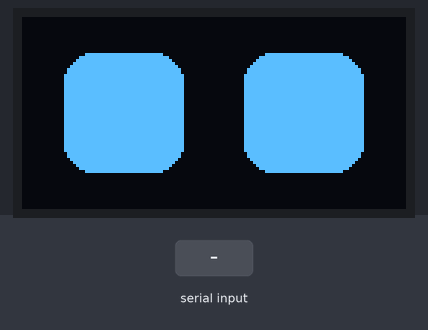
This sketch was run on a simulated ESP32-S3. Shown: 128×64 one-colour display. The test bench sets the inputs (shaded band). I2S audio is not simulated (input reads silence); random numbers use the default seed unless the sketch sets one; what the sketch prints to the serial monitor is not drawn.

Above: at 3.6 s.
3.7 s: "happy\n" received over Serial
At 5.1 s:
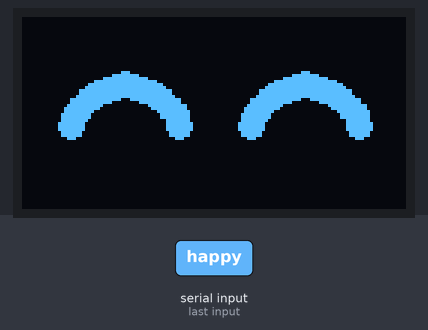
5.5 s: "confused\n" received over Serial
At 7.0 s:
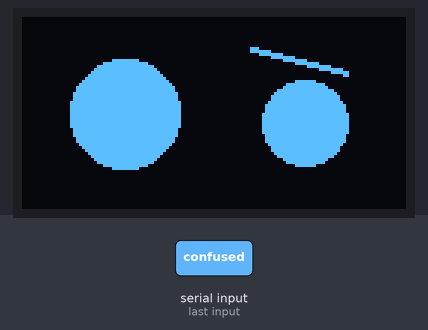
7.3 s: "thinking\n" received over Serial
At 8.0 s:
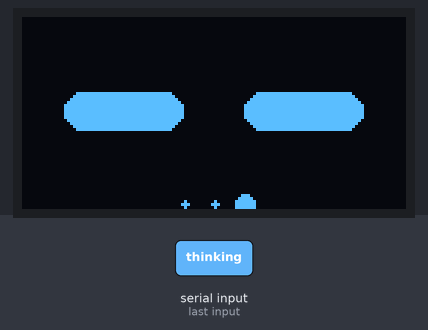
9.9 s: "angry\n" received over Serial
At 11.2 s:
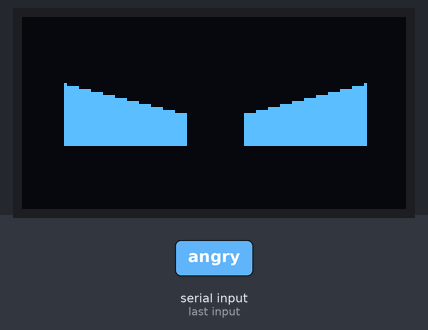
11.7 s: "listening\n" received over Serial
At 12.37 s:
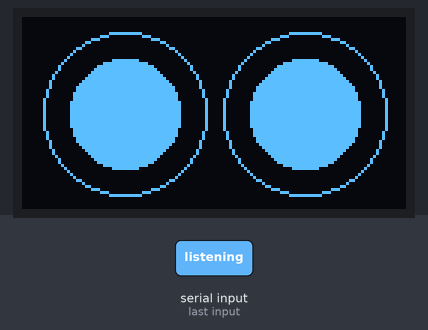
14.5 s: "surprised\n" received over Serial
At 15.5 s:
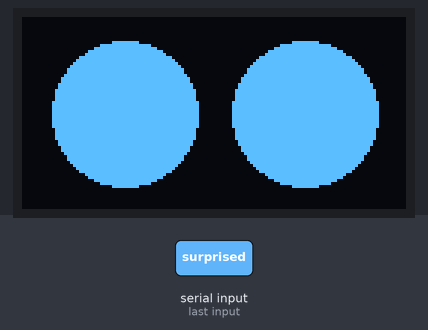
Timing chart, 0 to 17.3 s (numbered marks = the images above; inputs shaded):
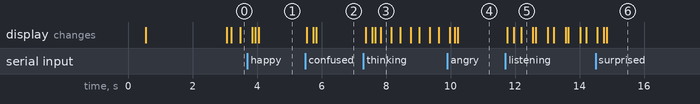

The sketch:

robot_eyes2_estados_mic.ino
```cpp
/*
  Ojos de robot - ESP32-S3 + OLED SSD1306 + Micrófono INMP441 (I2S)
  ---------------------------------------------------------------
  ETAPA 4: Integración micrófono + OLED con VAD simple (umbral RMS)

  Conexiones ESP32-S3-N8R2:
    OLED (I2C):  SDA -> GPIO8,  SCL -> GPIO9
    INMP441 (I2S): WS -> GPIO4, SCK -> GPIO5, SD -> GPIO6, VDD -> 3V3, GND -> GND, L/R -> GND

  Librerías necesarias:
    - Adafruit GFX
    - Adafruit SSD1306

  Comportamiento:
    - Micrófono lee I2S continuamente y calcula RMS (nivel de audio)
    - RMS > UMBRAL_VOZ  -> setExpression(STATE_LISTENING)  (ojos con anillo pulsante)
    - RMS < UMBRAL_SILENCIO por TIEMPO_SILENCIO_MS -> setExpression(STATE_IDLE)
    - Serial sigue aceptando comandos en inglés (idle, happy, thinking, etc.) para prueba manual
*/

#include <Wire.h>
#include <Adafruit_GFX.h>
#include <Adafruit_SSD1306.h>
#include <driver/i2s.h>

// ============================================================
//  CONFIGURACIÓN HARDWARE (ESP32-S3-N8R2)
// ============================================================
// OLED I2C
#define OLED_SDA       8
#define OLED_SCL       9
#define SCREEN_WIDTH   128
#define SCREEN_HEIGHT  64
#define OLED_RESET     -1
#define SCREEN_ADDRESS 0x3C

// INMP441 I2S
#define I2S_PORT       I2S_NUM_0
#define I2S_WS         4
#define I2S_SCK        5
#define I2S_SD         6
#define SAMPLE_RATE    16000
#define I2S_BUFFER_MS  20              // Ventana de análisis (ms)
#define I2S_READ_LEN   (SAMPLE_RATE * I2S_BUFFER_MS / 1000)  // 320 samples @ 16kHz / 20ms

// ============================================================
//  CONFIGURACIÓN VAD (Voice Activity Detection) SIMPLE
// ============================================================
// Ajustá estos valores tras probar el monitor serie (ver barras #)
#define RMS_THRESHOLD_SPEAK     60000    // Entrar en LISTENING (bien arriba del silencio)
#define RMS_THRESHOLD_SILENCE  35000   // Volver a IDLE (arriba del silencio, abajo del speak)
#define SILENCE_HOLD_MS        2000    // Cuánto silencio sostenido antes de volver a IDLE
#define VAD_PRINT_INTERVAL_MS  100     // Cada cuánto imprimir barra RMS en Serial (0 = no imprimir)

// ============================================================
//  OBJETOS GLOBALES
// ============================================================
Adafruit_SSD1306 display(SCREEN_WIDTH, SCREEN_HEIGHT, &Wire, OLED_RESET);

// Buffer I2S (32-bit samples del INMP441, aunque solo usamos 24 bits útiles)
static int32_t i2s_read_buffer[I2S_READ_LEN];

// ============================================================
//  1. ESTADOS DEL AGENTE (igual que robot_eyes2_estados.ino)
// ============================================================
enum AgentState {
  STATE_IDLE = 0,
  STATE_HAPPY,
  STATE_THINKING,
  STATE_SURPRISED,
  STATE_SLEEPY,
  STATE_CONFUSED,
  STATE_ANGRY,
  STATE_LISTENING,
  STATE_SPEAKING,
  STATE_COUNT
};

AgentState currentState = STATE_IDLE;

struct StateConfig {
  AgentState state;
  const char* name;
  int weight;
  unsigned long minDuration;
  unsigned long maxDuration;
};

StateConfig autonomousPool[] = {
  { STATE_IDLE,       "IDLE",       45, 4000, 9000 },
  { STATE_HAPPY,      "HAPPY",      20, 2500, 4500 },
  { STATE_THINKING,   "THINKING",   15, 3000, 6000 },
  { STATE_SLEEPY,     "SLEEPY",     10, 3000, 6000 },
  { STATE_SURPRISED,  "SURPRISED",   4,  900, 1600 },
  { STATE_CONFUSED,   "CONFUSED",    4, 2000, 3500 },
  { STATE_ANGRY,      "ANGRY",       2, 1500, 2500 },
};
const int autonomousPoolSize = sizeof(autonomousPool) / sizeof(autonomousPool[0]);

// ============================================================
//  2. TEMPORIZADORES / ESTADO INTERNO
// ============================================================
unsigned long stateStartTime = 0;
unsigned long currentStateDuration = 4000;
unsigned long lastIdleBlinkTime = 0;
const unsigned long idleBlinkInterval = 3000;
bool isTransitioning = false;

// VAD state
unsigned long lastVoiceTime = 0;
unsigned long lastVadPrintTime = 0;
bool vadActive = false;  // true = estamos en LISTENING por voz detectada

// ============================================================
//  DECLARACIONES ADELANTADAS
// ============================================================
void setExpression(AgentState newState, bool withTransition = true);
void renderExpression(AgentState state);
void chooseNextAutonomousState();
void playTransitionBlink();
void checkSerialCommand();
void initI2SMic();
int computeRMS(int32_t* buffer, int len);
void updateVAD(int rms);
void drawIdle(); void drawHappy(); void drawThinking(); void drawSurprised();
void drawSleepy(); void drawConfused(); void drawAngry(); void drawListening(); void drawSpeaking();
void drawThickArc(int cx, int cy, int r, float startDeg, float endDeg, int thickness);
void drawLidsHeight(int currentHeight);
void quickBlinkOnly();

// Geometría ojos
int eyeWidth = 40, eyeHeight = 40, eyeRadius = 10, eyeSpacing = 20;
int leftEyeX, rightEyeX, eyeY;
int leftEyeCX, rightEyeCX, eyeCY;

// ============================================================
//  SETUP
// ============================================================
void setup() {
  Serial.begin(115200);
  delay(500);  // Dar tiempo a abrir monitor serie

  // --- I2C OLED ---
  Wire.begin(OLED_SDA, OLED_SCL);
  Wire.setClock(400000);

  if (!display.begin(SSD1306_SWITCHCAPVCC, SCREEN_ADDRESS)) {
    Serial.println(F("Error: no se detectó la pantalla OLED"));
    while (true);
  }

  int totalWidth = (eyeWidth * 2) + eyeSpacing;
  leftEyeX  = (SCREEN_WIDTH - totalWidth) / 2;
  rightEyeX = leftEyeX + eyeWidth + eyeSpacing;
  eyeY = (SCREEN_HEIGHT - eyeHeight) / 2;
  leftEyeCX  = leftEyeX + eyeWidth / 2;
  rightEyeCX = rightEyeX + eyeWidth / 2;
  eyeCY = eyeY + eyeHeight / 2;

  // --- I2S Micrófono ---
  initI2SMic();

  randomSeed(esp_random());

  display.clearDisplay();
  currentState = STATE_IDLE;
  stateStartTime = millis();
  currentStateDuration = random(4000, 9000);
  renderExpression(currentState);

  Serial.println(F("=== Agente con VAD listo ==="));
  Serial.println(F("Estados por Serial: idle, happy, thinking, surprised, sleepy, confused, angry, listening, speaking"));
  Serial.println(F("VAD: habla cerca del mic -> LISTENING; silencio -> IDLE"));
  Serial.print(F("Umbrales: speak=")); Serial.print(RMS_THRESHOLD_SPEAK);
  Serial.print(F(" silence=")); Serial.println(RMS_THRESHOLD_SILENCE);
}

// ============================================================
//  LOOP
// ============================================================
void loop() {
  updateAgent();
  checkSerialCommand();
  updateMicrophone();
}

// ============================================================
//  3. updateAgent(): reloj de expresiones (sin cambios lógicos)
// ============================================================
void updateAgent() {
  unsigned long now = millis();

  // Micro-parpadeo solo en IDLE
  if (currentState == STATE_IDLE && !isTransitioning) {
    if (now - lastIdleBlinkTime >= idleBlinkInterval) {
      quickBlinkOnly();
      lastIdleBlinkTime = now;
    }
  }

  // Animaciones continuas (thinking, listening, speaking)
  if (!isTransitioning) {
    renderExpression(currentState);
  }

  // Auto-cambio solo para estados autónomos (no LISTENING/SPEAKING forzados)
  bool isAutonomousState = (currentState != STATE_LISTENING && currentState != STATE_SPEAKING);
  if (isAutonomousState && (now - stateStartTime >= currentStateDuration)) {
    chooseNextAutonomousState();
  }
}

// ============================================================
//  4. Selección aleatoria autónoma (sin cambios)
// ============================================================
void chooseNextAutonomousState() {
  int totalWeight = 0;
  for (int i = 0; i < autonomousPoolSize; i++) {
    if (autonomousPool[i].state == currentState) continue;
    totalWeight += autonomousPool[i].weight;
  }

  int pick = random(0, totalWeight);
  int cumulative = 0;
  StateConfig chosen = autonomousPool[0];

  for (int i = 0; i < autonomousPoolSize; i++) {
    if (autonomousPool[i].state == currentState) continue;
    cumulative += autonomousPool[i].weight;
    if (pick < cumulative) {
      chosen = autonomousPool[i];
      break;
    }
  }

  currentStateDuration = random(chosen.minDuration, chosen.maxDuration);
  setExpression(chosen.state);

  Serial.print(F("[auto] nuevo estado: "));
  Serial.print(chosen.name);
  Serial.print(F(" durante "));
  Serial.print(currentStateDuration);
  Serial.println(F(" ms"));
}

// ============================================================
//  5. setExpression(): punto único de entrada (sin cambios)
// ============================================================
void setExpression(AgentState newState, bool withTransition) {
  if (withTransition) {
    playTransitionBlink();
  }
  currentState = newState;
  stateStartTime = millis();
  renderExpression(currentState);

  // Si el VAD nos puso en LISTENING y ahora forzamos otro estado por Serial,
  // desactivamos el VAD para que no vuelva a IDLE solo
  if (newState != STATE_LISTENING && newState != STATE_SPEAKING) {
    vadActive = false;
  }
}

// ============================================================
//  6. Transición: parpadeo genérico (sin cambios)
// ============================================================
void playTransitionBlink() {
  isTransitioning = true;
  const int steps = 5;
  int stepSize = eyeHeight / steps;
  int stepDelay = 20;

  for (int h = eyeHeight; h >= 2; h -= stepSize) {
    drawLidsHeight(h);
    delay(stepDelay);
  }
  delay(60);
  isTransitioning = false;
}

void drawLidsHeight(int currentHeight) {
  display.clearDisplay();
  int yOffset = eyeY + (eyeHeight - currentHeight) / 2;
  int radius = min(eyeRadius, currentHeight / 2);
  if (radius < 1) radius = 1;
  display.fillRoundRect(leftEyeX, yOffset, eyeWidth, currentHeight, radius, SSD1306_WHITE);
  display.fillRoundRect(rightEyeX, yOffset, eyeWidth, currentHeight, radius, SSD1306_WHITE);
  display.display();
}

void quickBlinkOnly() {
  isTransitioning = true;
  const int steps = 5;
  int stepSize = eyeHeight / steps;
  int stepDelay = 16;
  for (int h = eyeHeight; h >= 2; h -= stepSize) { drawLidsHeight(h); delay(stepDelay); }
  delay(40);
  for (int h = 2; h <= eyeHeight; h += stepSize) { drawLidsHeight(h); delay(stepDelay); }
  drawLidsHeight(eyeHeight);
  isTransitioning = false;
}

// ============================================================
//  7. Dispatcher de expresiones (sin cambios)
// ============================================================
void renderExpression(AgentState state) {
  switch (state) {
    case STATE_IDLE:       drawIdle();       break;
    case STATE_HAPPY:      drawHappy();      break;
    case STATE_THINKING:   drawThinking();   break;
    case STATE_SURPRISED:  drawSurprised();  break;
    case STATE_SLEEPY:     drawSleepy();     break;
    case STATE_CONFUSED:   drawConfused();   break;
    case STATE_ANGRY:      drawAngry();      break;
    case STATE_LISTENING:  drawListening();  break;
    case STATE_SPEAKING:   drawSpeaking();   break;
    default:               drawIdle();       break;
  }
}

// ============================================================
//  8. Helper: arco grueso (sin cambios)
// ============================================================
void drawThickArc(int cx, int cy, int r, float startDeg, float endDeg, int thickness) {
  const int samples = 14;
  for (int i = 0; i <= samples; i++) {
    float t = startDeg + (endDeg - startDeg) * ((float)i / samples);
    float rad = t * PI / 180.0;
    int x = cx + (int)(cos(rad) * r);
    int y = cy + (int)(sin(rad) * r);
    display.fillCircle(x, y, thickness, SSD1306_WHITE);
  }
}

// ============================================================
//  9. EXPRESIONES (sin cambios lógicos, solo copiadas)
// ============================================================
void drawIdle() {
  display.clearDisplay();
  int radius = eyeRadius;
  display.fillRoundRect(leftEyeX, eyeY, eyeWidth, eyeHeight, radius, SSD1306_WHITE);
  display.fillRoundRect(rightEyeX, eyeY, eyeWidth, eyeHeight, radius, SSD1306_WHITE);
  display.display();
}

void drawHappy() {
  display.clearDisplay();
  int r = eyeWidth / 2;
  int thickness = 4;
  drawThickArc(leftEyeCX,  eyeCY + r / 2, r, 200, 340, thickness);
  drawThickArc(rightEyeCX, eyeCY + r / 2, r, 200, 340, thickness);
  display.display();
}

void drawSleepy() {
  display.clearDisplay();
  int r = eyeWidth / 2;
  int thickness = 3;
  drawThickArc(leftEyeCX,  eyeCY - r / 2, r, 20, 160, thickness);
  drawThickArc(rightEyeCX, eyeCY - r / 2, r, 20, 160, thickness);
  display.display();
}

void drawSurprised() {
  display.clearDisplay();
  int r = (eyeWidth / 2) + 4;
  display.fillCircle(leftEyeCX, eyeCY, r, SSD1306_WHITE);
  display.fillCircle(rightEyeCX, eyeCY, r, SSD1306_WHITE);
  display.display();
}

void drawThinking() {
  display.clearDisplay();
  int thinHeight = eyeHeight / 3;
  int yOffset = eyeY + (eyeHeight - thinHeight) / 2;
  int radius = min(eyeRadius, thinHeight / 2);
  if (radius < 1) radius = 1;
  display.fillRoundRect(leftEyeX, yOffset, eyeWidth, thinHeight, radius, SSD1306_WHITE);
  display.fillRoundRect(rightEyeX, yOffset, eyeWidth, thinHeight, radius, SSD1306_WHITE);
  int dotsY = eyeY + eyeHeight + 10;
  int dotsCenterX = SCREEN_WIDTH / 2;
  int spacing = 10;
  int activeDot = (millis() / 300) % 3;
  for (int i = -1; i <= 1; i++) {
    int dx = dotsCenterX + i * spacing;
    int radius2 = (i + 1 == activeDot) ? 3 : 1;
    display.fillCircle(dx, dotsY, radius2, SSD1306_WHITE);
  }
  display.display();
}

void drawConfused() {
  display.clearDisplay();
  int r = eyeWidth / 2;
  display.fillCircle(leftEyeCX, eyeCY, r - 2, SSD1306_WHITE);
  display.fillCircle(rightEyeCX, eyeCY + 3, r - 6, SSD1306_WHITE);
  display.drawLine(rightEyeCX - r + 2, eyeCY - r - 2, rightEyeCX + r - 6, eyeCY - r + 6, SSD1306_WHITE);
  display.drawLine(rightEyeCX - r + 2, eyeCY - r - 1, rightEyeCX + r - 6, eyeCY - r + 7, SSD1306_WHITE);
  display.display();
}

void drawAngry() {
  display.clearDisplay();
  int h = eyeHeight / 2;
  int yTop = eyeCY - h / 2;
  int yBot = eyeCY + h / 2;
  display.fillTriangle(leftEyeX, yTop, leftEyeX + eyeWidth, yBot, leftEyeX, yBot, SSD1306_WHITE);
  display.fillTriangle(leftEyeX, yTop, leftEyeX + eyeWidth, yTop + h / 2, leftEyeX + eyeWidth, yBot, SSD1306_WHITE);
  display.fillTriangle(rightEyeX + eyeWidth, yTop, rightEyeX, yBot, rightEyeX + eyeWidth, yBot, SSD1306_WHITE);
  display.fillTriangle(rightEyeX + eyeWidth, yTop, rightEyeX, yTop + h / 2, rightEyeX, yBot, SSD1306_WHITE);
  display.display();
}

void drawListening() {
  display.clearDisplay();
  int r = eyeWidth / 2 - 2;
  display.fillCircle(leftEyeCX, eyeCY, r, SSD1306_WHITE);
  display.fillCircle(rightEyeCX, eyeCY, r, SSD1306_WHITE);
  float phase = (millis() % 1000) / 1000.0;
  int pulseR = r + 4 + (int)(6 * sin(phase * 2 * PI));
  display.drawCircle(leftEyeCX, eyeCY, pulseR, SSD1306_WHITE);
  display.drawCircle(rightEyeCX, eyeCY, pulseR, SSD1306_WHITE);
  display.display();
}

void drawSpeaking() {
  display.clearDisplay();
  float phase = (millis() % 400) / 400.0;
  int bounce = (int)(6 * sin(phase * 2 * PI));
  int h = eyeHeight - 6 + bounce;
  if (h < 8) h = 8;
  int yOffset = eyeY + (eyeHeight - h) / 2;
  int radius = min(eyeRadius, h / 2);
  if (radius < 1) radius = 1;
  display.fillRoundRect(leftEyeX, yOffset, eyeWidth, h, radius, SSD1306_WHITE);
  display.fillRoundRect(rightEyeX, yOffset, eyeWidth, h, radius, SSD1306_WHITE);
  display.display();
}

// ============================================================
//  10. Serial commands (sin cambios)
// ============================================================
void checkSerialCommand() {
  if (!Serial.available()) return;
  String cmd = Serial.readStringUntil('\n');
  cmd.trim();
  cmd.toLowerCase();
  AgentState requested;
  bool matched = true;
  if (cmd == "idle")            requested = STATE_IDLE;
  else if (cmd == "happy")      requested = STATE_HAPPY;
  else if (cmd == "thinking")   requested = STATE_THINKING;
  else if (cmd == "surprised")  requested = STATE_SURPRISED;
  else if (cmd == "sleepy")     requested = STATE_SLEEPY;
  else if (cmd == "confused")   requested = STATE_CONFUSED;
  else if (cmd == "angry")      requested = STATE_ANGRY;
  else if (cmd == "listening")  requested = STATE_LISTENING;
  else if (cmd == "speaking")   requested = STATE_SPEAKING;
  else matched = false;
  if (matched) {
    Serial.print(F("[serial] forzando estado: "));
    Serial.println(cmd);
    setExpression(requested);
    if (requested != STATE_LISTENING && requested != STATE_SPEAKING) {
      currentStateDuration = random(3000, 6000);
    }
  } else if (cmd.length() > 0) {
    Serial.println(F("Comando no reconocido. Usa: idle, happy, thinking, surprised, sleepy, confused, angry, listening, speaking"));
  }
}

// ============================================================
//  11. MICRÓFONO I2S + VAD (NUEVO)
// ============================================================

void initI2SMic() {
  i2s_config_t i2s_config = {
    .mode = (i2s_mode_t)(I2S_MODE_MASTER | I2S_MODE_RX),
    .sample_rate = SAMPLE_RATE,
    .bits_per_sample = I2S_BITS_PER_SAMPLE_32BIT,
    .channel_format = I2S_CHANNEL_FMT_ONLY_LEFT,  // L/R -> GND = canal izquierdo
    .communication_format = I2S_COMM_FORMAT_STAND_I2S,
    .intr_alloc_flags = ESP_INTR_FLAG_LEVEL1,
    .dma_buf_count = 4,
    .dma_buf_len = 256,
    .use_apll = false,
    .tx_desc_auto_clear = false,
    .fixed_mclk = 0
  };

  i2s_pin_config_t pin_config = {
    .bck_io_num = I2S_SCK,
    .ws_io_num = I2S_WS,
    .data_out_num = I2S_PIN_NO_CHANGE,
    .data_in_num = I2S_SD
  };

  esp_err_t err = i2s_driver_install(I2S_PORT, &i2s_config, 0, NULL);
  if (err != ESP_OK) {
    Serial.printf("I2S driver install failed: %d\n", err);
    while (true);
  }

  err = i2s_set_pin(I2S_PORT, &pin_config);
  if (err != ESP_OK) {
    Serial.printf("I2S set pin failed: %d\n", err);
    while (true);
  }

  // IMPORTANTE en ESP32-S3: i2s_set_clk() explícito tras set_pin
  err = i2s_set_clk(I2S_PORT, SAMPLE_RATE, I2S_BITS_PER_SAMPLE_32BIT, I2S_CHANNEL_MONO);
  if (err != ESP_OK) {
    Serial.printf("I2S set clk failed: %d\n", err);
    while (true);
  }

  i2s_zero_dma_buffer(I2S_PORT);
  Serial.println(F("I2S micrófono inicializado OK"));
}

int computeRMS(int32_t* buffer, int len) {
  long long sumSq = 0;
  for (int i = 0; i < len; i++) {
    // INMP441 entrega 24 bits en 32 bits (shift left). Tomamos los 24 bits superiores.
    int32_t sample = buffer[i] >> 8;  // ahora es 24-bit signed
    sumSq += (long long)sample * sample;
  }
  double meanSq = (double)sumSq / len;
  return (int)sqrt(meanSq);
}

void updateMicrophone() {
  size_t bytesRead = 0;
  esp_err_t err = i2s_read(I2S_PORT, (void*)i2s_read_buffer, sizeof(i2s_read_buffer), &bytesRead, portMAX_DELAY);
  if (err != ESP_OK || bytesRead == 0) return;

  int samplesRead = bytesRead / sizeof(int32_t);
  int rms = computeRMS(i2s_read_buffer, samplesRead);

  // Debug visual opcional en Serial
  if (VAD_PRINT_INTERVAL_MS > 0) {
    unsigned long now = millis();
    if (now - lastVadPrintTime >= VAD_PRINT_INTERVAL_MS) {
      int bars = rms / 100;
      if (bars > 80) bars = 80;
      Serial.print(F("RMS: ")); Serial.print(rms); Serial.print(F(" ["));
      for (int i = 0; i < bars; i++) Serial.print('#');
      Serial.println(']');
      lastVadPrintTime = now;
    }
  }

  updateVAD(rms);
}

void updateVAD(int rms) {
  unsigned long now = millis();

  if (rms >= RMS_THRESHOLD_SPEAK) {
    // Detectamos voz
    lastVoiceTime = now;
    if (!vadActive && currentState != STATE_LISTENING && currentState != STATE_SPEAKING) {
      vadActive = true;
      Serial.println(F("[VAD] Voz detectada -> LISTENING"));
      setExpression(STATE_LISTENING, true);
    }
  } else if (rms <= RMS_THRESHOLD_SILENCE) {
    // Silencio
    if (vadActive && currentState == STATE_LISTENING) {
      if (now - lastVoiceTime >= SILENCE_HOLD_MS) {
        vadActive = false;
        Serial.println(F("[VAD] Silencio sostenido -> IDLE"));
        setExpression(STATE_IDLE, true);
        // Restaurar duración autónoma para IDLE
        currentStateDuration = random(4000, 9000);
      }
    }
  }
  // Zona de histéresis (entre SILENCE y SPEAK): no hacemos nada, mantenemos estado actual
}
```

Measured:
- after the input at 5.5 s, the display: first changes at once (image 2 shows a later state)
- after the input at 7.3 s, the display: first changes after 0.07 s (image 3 shows a later state)
